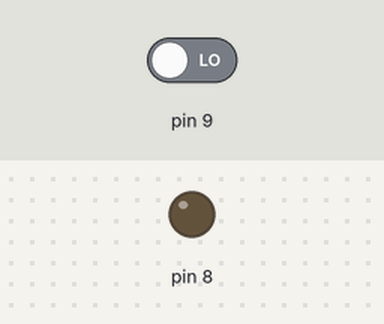
This sketch was run on a simulated Arduino Uno, built with avr-gcc and run on an emulated ATmega328P. On the bench: output pins drawn as LEDs (lit = HIGH). The inputs (shaded band) are chosen by the test bench; at power-on: pin 9 LOW.

Above: at 1.2 s.
1.3 s: pin 9 driven HIGH
At 1.6 s:
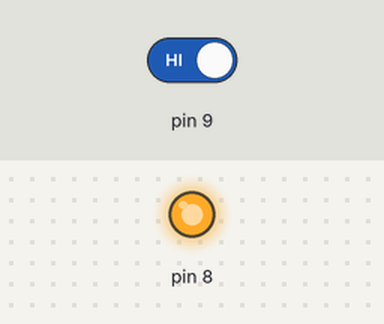
4.3 s: pin 9 driven LOW
At 5.1 s:
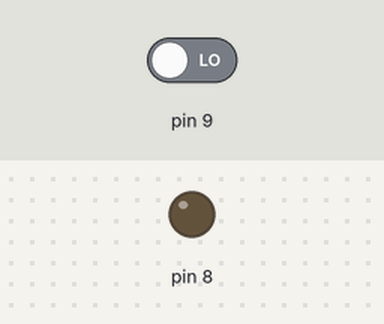
Timing chart, 0 to 7.3 s (numbered marks = the images above; inputs shaded):
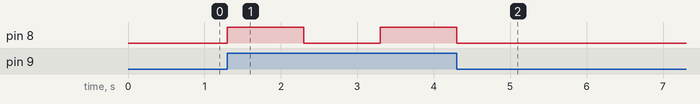

Measured:
- after the input at 1.3 s, pin 8: LOW → HIGH at once, → LOW 1.0 s later, → HIGH 1.0 s later
- after the input at 4.3 s, pin 8: goes on until 4.3 s, then stays LOW

The sketch:

Hello_World.ino
```cpp
//Hunter Mills
//Timi Aiyegbusi
//Akin Akisanya
void setup() {
  // put your setup code here, to run once:
  pinMode(8, OUTPUT);
  pinMode(9, INPUT);
}

void loop() {
  // put your main code here, to run repeatedly:
  if (digitalRead(9) == HIGH) {
    digitalWrite(8, HIGH);
    delay(1000);
    digitalWrite(8, LOW);
    delay(1000);
  } else {
    digitalWrite(8, LOW);
  }
}
```
